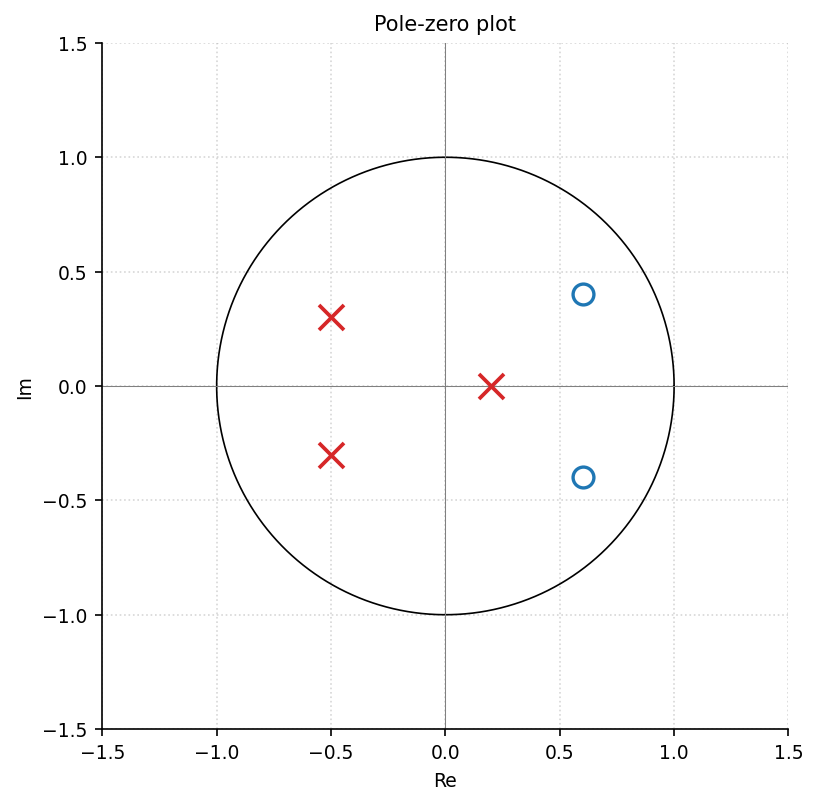

The Python source for this figure:
"""pole_zero: 极点零点分布图 + 单位圆."""
import sys, os; sys.path.insert(0, os.path.join(os.path.dirname(os.path.abspath(__file__)), '..', '..', '_utils', 'python'))
import numpy as np
import matplotlib.pyplot as plt
from theme import apply_theme

def make_figure(zeros=None, poles=None, title='Pole-zero plot'):
    apply_theme(fig_size=(5.5, 5.5))
    if zeros is None:
        zeros = [0.6+0.4j, 0.6-0.4j]
        poles = [-0.5+0.3j, -0.5-0.3j, 0.2]
    theta = np.linspace(0, 2*np.pi, 200)
    fig, ax = plt.subplots()
    ax.plot(np.cos(theta), np.sin(theta), 'k', linewidth=0.8)
    ax.axhline(0, color='gray', linewidth=0.5); ax.axvline(0, color='gray', linewidth=0.5)
    for z in zeros:
        ax.plot(z.real, z.imag, 'o', markersize=10, markerfacecolor='none',
                markeredgecolor='#1f77b4', markeredgewidth=1.6)
    for p in poles:
        ax.plot(p.real, p.imag, 'x', markersize=12, markeredgewidth=1.8, color='#d62728')
    ax.set_aspect('equal'); ax.set_xlim(-1.5, 1.5); ax.set_ylim(-1.5, 1.5)
    ax.set_xlabel('Re'); ax.set_ylabel('Im'); ax.set_title(title)
    ax.grid(True, linestyle=':', alpha=0.5)
    fig.tight_layout()
    return fig

if __name__ == '__main__':
    fig = make_figure(); fig.savefig(__file__.replace('.py', '.png'), dpi=150)
